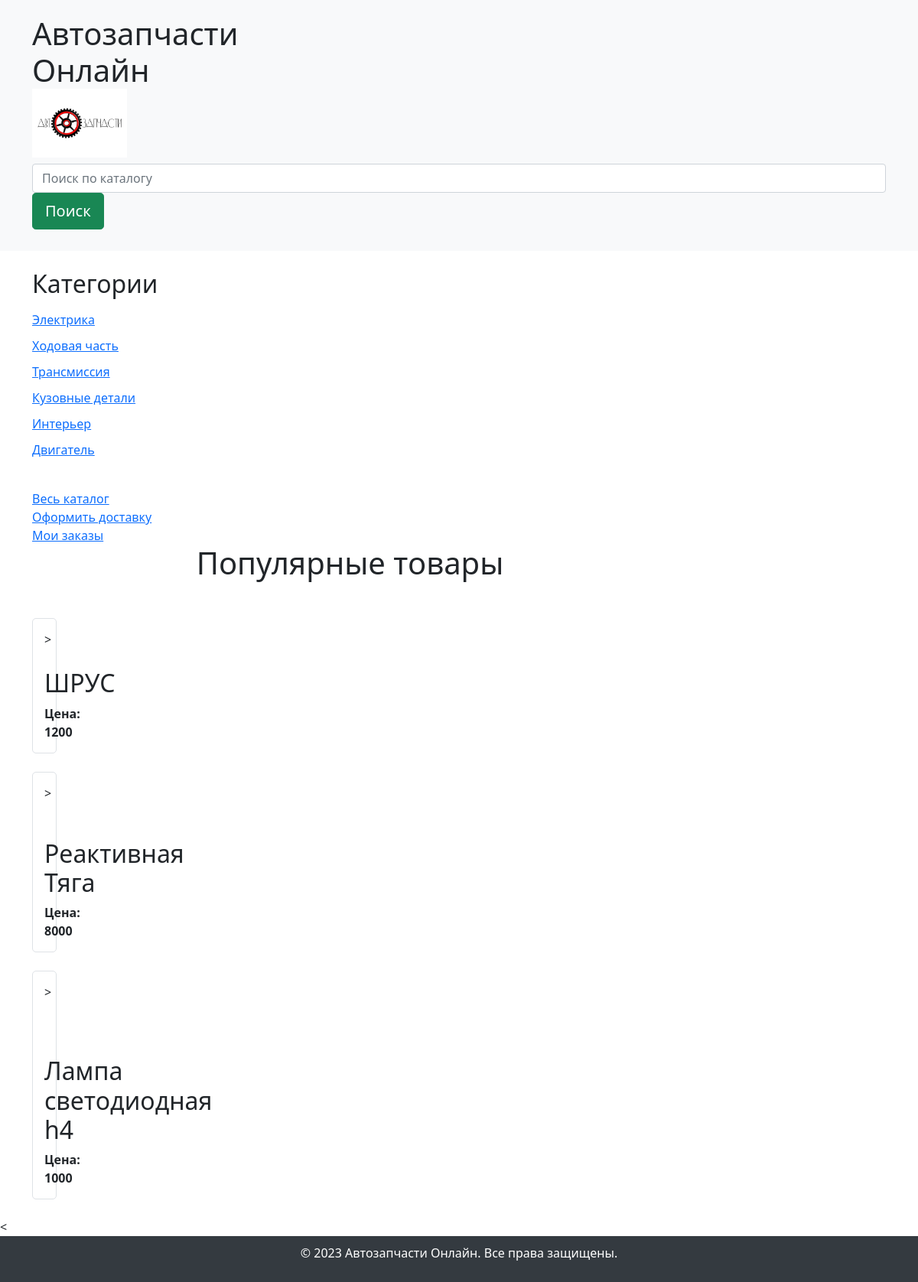
The page / on the database its author committed.
### detailShop/models.py (models this page shows, shortened)
class Category(models.Model):
    name = models.CharField(verbose_name='Название категории', max_length=255)
    class Meta:
        verbose_name = 'Категория детали'
        verbose_name_plural = 'Категории детали'
        ordering = ['-name']

class Detail(models.Model):
    name = models.CharField(verbose_name='Название детали', max_length=255)
    description = models.TextField(verbose_name='Описание детали', blank=True)
    price = models.IntegerField(verbose_name='Цена детали', blank=True)
    country_prod =models.CharField(verbose_name='Страна производства', max_length=255, blank=True)
    image = models.ImageField(upload_to='media', null = True, blank = True)
    storage = models.ForeignKey(
        'Storage',
        on_delete=models.CASCADE, null=True, blank=True
    )
    category = models.ForeignKey(
        'Category',
        on_delete=models.CASCADE, related_name='category_detail', null = True
    )
    class Meta:
        verbose_name = 'Деталь'
        verbose_name_plural = 'Детали'
        ordering = ['-name']

### detailShop/views.py (the view)
# urls.py: path('', views.Index.as_view(), name = 'index'),
class Index(TemplateView):
    template_name = 'index.html'
    model = Detail
    context_object_name = 'details'
    def get_context_data(self, **kwargs):
        context = super().get_context_data(**kwargs)
        context['title'] = 'Home - Главная'
        context['content'] = "Магазин автозапчастей"
        context['details'] = Detail.objects.all()
        context['categories'] = Category.objects.all()
        selected_category = self.request.GET.get('category')
        if selected_category:
            context['details'] = Detail.objects.filter(category__id=selected_category)
        else:
            context['details'] = Detail.objects.all()
        return context

### detailShop/templates/index.html (shortened to what this page needs)
{% load bootstrap5 %}
<!DOCTYPE html>
<html lang="ru">
<head>
    <link rel="stylesheet" href="https://maxcdn.bootstrapcdn.com/bootstrap/5.1.3/css/bootstrap.min.css">
</head>
<body>
    <header class="header">
        <div class="container">
            <div class="row align-items-center">
                <div class="col-md-3">
                    <h1 class="logo">Автозапчасти Онлайн <img src="media/logo.jpg" width="124" height="90" alt="Логотип"></h1>
                </div>
               <form action="{% url 'search' %}" class="form-inline" method="get"
                <div class="form-group mx-sm-3 mb-2">
        <input name="search" type="" class="form-control" id="" placeholder="Поиск по каталогу">
                </div>
    <button type="submit" class="btn btn-success btn-lg mb-2">Поиск</button>
            </div>
    </header>
    <main class="container mt-4">
        <div class="row">
            <aside class="col-md-3 mb-4">
                <h2 class="mb-3">Категории</h2>
                <ul class="category-list">
                    {% for category in categories %}
                         <li>
                                <a href="{% url 'category_detail' category.id %}">{{ category.name }}</a>
                         </li>
                    {% endfor %}
                </ul>
            </aside>
            <a href="{% url 'detail_list' %}">Весь каталог</a>
            <a href = "{% url 'create_order' %}"> Оформить доставку</a>
            <a href ="{% url 'order_list' %}"> Мои заказы</a>
            <div class="col-md-9">
                <h1 class="mb-5">Популярные товары</h1>
                <div class="row">
                    {% for detail in details|slice:":3" %}
                    <div class="col-md-4 mb-4">
                        <div class="product-card">
                            <a href="{% url 'detail_detail' detail.pk %}" style="display: block; text-decoration: none; color: inherit;">>
                            <h2 class="product-title">{{detail.name}}</h2>
                            <b class="product-price">Цена: {{detail.price}}</b>
                        </div>
                    </div>
                    {% endfor %}
                </div>
            </div>
        </div>
    </main>
<
    <footer class="footer">
        <p>&copy; 2023 Автозапчасти Онлайн. Все права защищены.</p>
    </footer>
</body>
</html>

### detailShop/templates/index.html (style rules this page uses)
.header { background-color: #f8f9fa; padding: 20px 0; }
.logo img { vertical-align: middle; }
.category-list { list-style-type: none; padding: 0; }
.category-list li { margin-bottom: 10px; }
.product-card { width: 1%; max-width: 20px; height: auto; border: 1px solid #dee2e6; border-radius: 5px; padding: 15px; text-align: center; transition: transform 0.2s; }
.footer { background-color: #343a40; color: white; text-align: center; padding: 10px 0; position: relative; bottom: 0; width: 100%; }
.mb-5 { text-align: center; }

### rows shown on the page
Category: name "Электрика"
Category: name "Ходовая часть"
Category: name "Трансмиссия"
Category: name "Кузовные детали"
Category: name "Интерьер"
Category: name "Двигатель"
Detail: name "ШРУС", price "1200"
Detail: name "Реактивная Тяга", price "8000"
Detail: name "Лампа светодиодная h4", price "1000"
